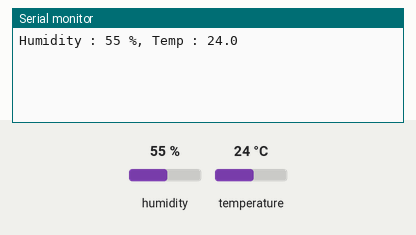
This sketch was run on a simulated Arduino Uno, built with avr-gcc and run on an emulated ATmega328P. Shown: the last lines printed to the serial monitor. The inputs (shaded band) are chosen by the test bench; at power-on: humidity 55 %, temperature 24 °C.

Above: at 3.2 s.
3.3 s: humidity set to 22 %
At 4.4 s:
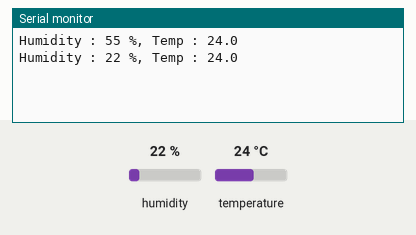
6.0 s: temperature set to 12 °C
At 6.8 s:
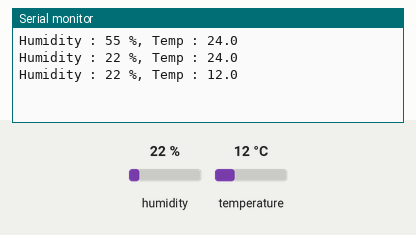
8.7 s: humidity set to 40 %
At 11.6 s:
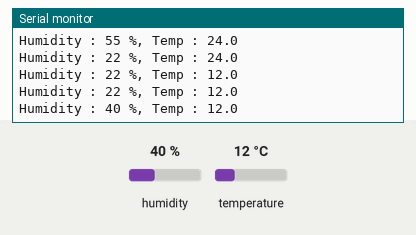
Timing chart, 0 to 13.1 s (numbered marks = the images above; inputs shaded):
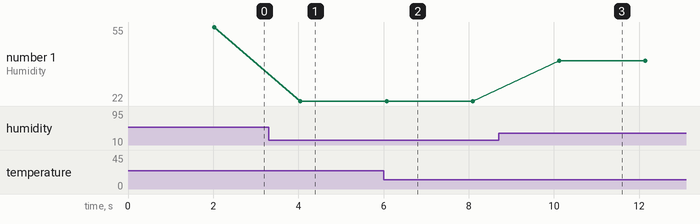

Measured:
- after the input at 3.3 s, the serial monitor: prints a new line after 0.75 s (image 1)
- after the input at 6.0 s, the serial monitor: prints a new line after 0.07 s (image 2)
- after the input at 8.7 s, the serial monitor: prints a new line after 1.4 s (image 3)
- plotted number 1: 55 → 22 after the input at 3.3 s, 22 → 40 after the input at 8.7 s

The sketch:

25_DHT11_library.ino
```cpp
#include <Adafruit_Sensor.h>

#include <DHT.h>
#include <DHT_U.h>

#define DHTPIN A0
#define DHTTYPE DHT11
DHT dht(DHTPIN, DHTTYPE);

float hum;
float temp;

void setup() {
  Serial.begin(9600);
  dht.begin();
  delay(2000);
}

void loop() {
  hum = dht.readHumidity();
  temp = dht.readTemperature();

Serial.print("Humidity : ");
Serial.print(hum, 0);
Serial.print(" %, Temp : ");
Serial.println(temp, 1);
delay (2000);

}
```
